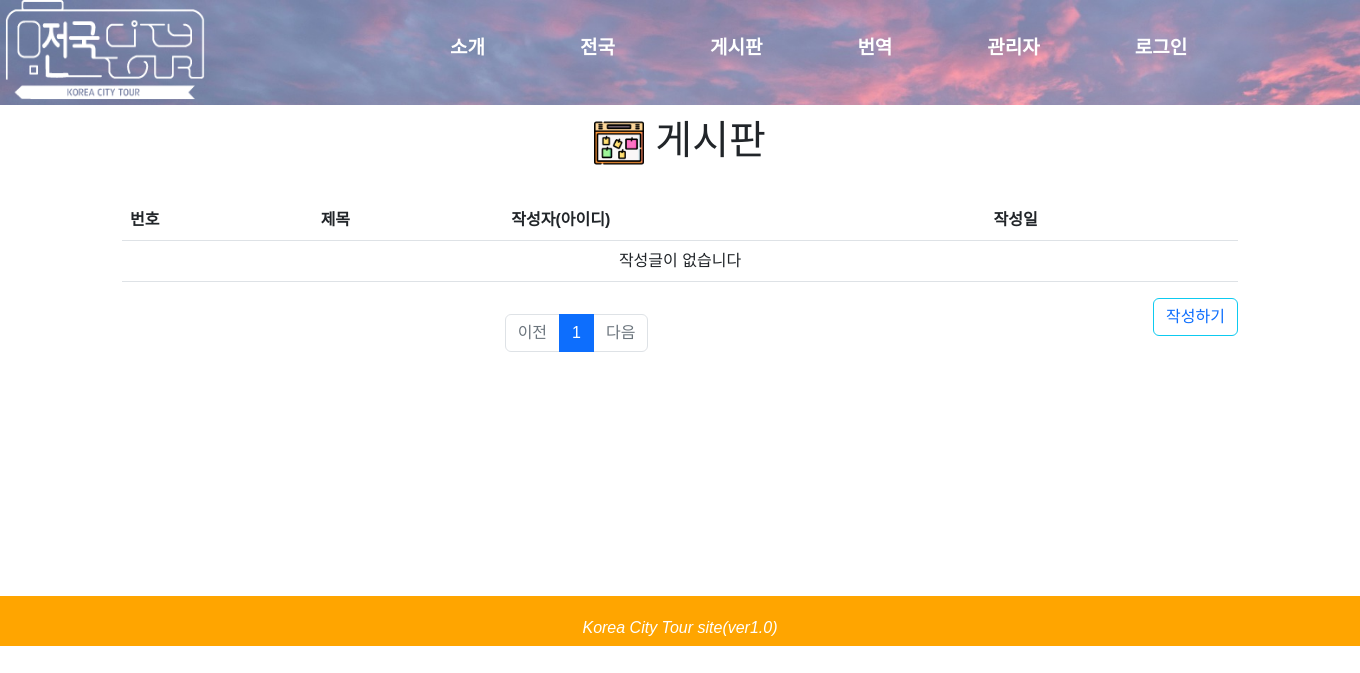
The page /board/board/ on the database as committed earlier.
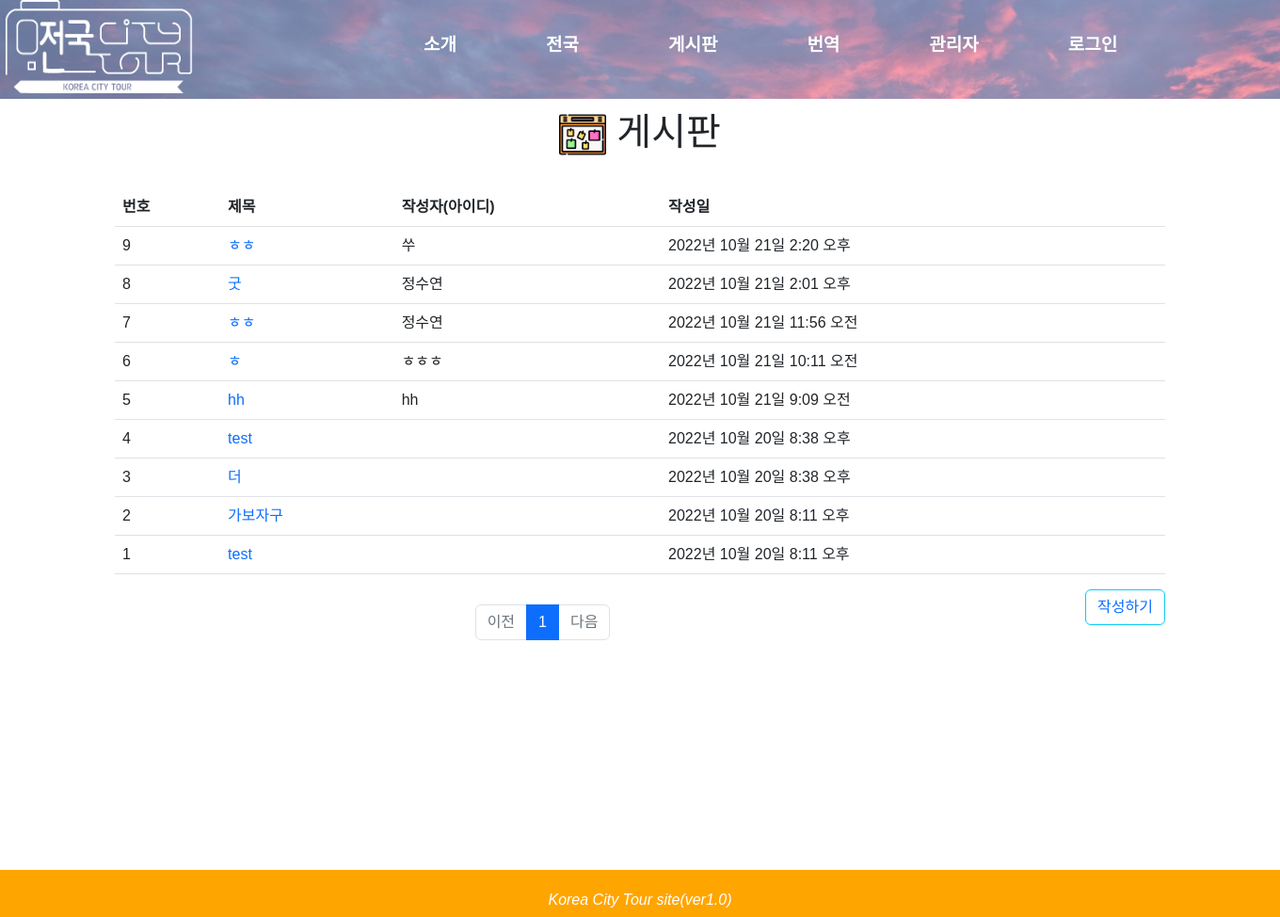
The same page on the database as committed later.
### board/models.py (models this page shows, shortened)
class Notice(models.Model):
    title = models.CharField(max_length=50)
    name = models.CharField(max_length=20)
    contents = models.TextField()
    time = models.DateTimeField(auto_now_add=True)

### board/views.py (the view)
# urls.py: path('board/', views.board),
def board(request):
    lists = Notice.objects.all() #모든 Board가져와 저장
    page = request.GET.get('page', '1')  # GET 방식으로 정보를 받아오는 데이터
    question_list = Notice.objects.order_by('-time') # time기준으로 역순
    paginator = Paginator(question_list, 10)  # Paginator(분할될 객체, 페이지 당 담길 객체수)
    page_obj = paginator.get_page(page)  # 페이지 번호를 받아 해당 페이지를 리턴 get_page 권장
    context = {
        'page_obj': page_obj,
    }
    return render(request, 'board.html', context)

### board/templatetags/notes_filter.py (called while the page is built)
@register.filter
def sub(value, arg):
    return value - arg

### board/templates/board.html (shortened to what this page needs)
{% extends "base.html" %}
{% load notes_filter %}
{% block head %}
    <link href="https://cdn.jsdelivr.net/npm/bootstrap@5.2.2/dist/css/bootstrap.min.css" rel="stylesheet">
{% endblock %}
{% block contents %}
    <div class="container my-3">
        <h1 style = "text-align:center"><img src = "/static/images/notice.png" width = 50px height = 50px> 게시판</h1><br>
        <table class="table">
              <thead>
                  <th scope="col">번호</th>
                  <th scope="col">제목</th>
                  <th scope="col">작성자(아이디)</th>
                  <th scope="col">작성일</th>
              </thead>
              <tbody>
              {% if page_obj %}
              {% for list in page_obj %}
              <tr>
                  <td>
                    {{ page_obj.paginator.count|sub:page_obj.start_index|sub:forloop.counter0|add:1 }}
                  </td>
                  <td>
                        {% if user.id %}
                            <a href ="{{list.pk}}/">{{ list.title }}</a>
                        {% else %}
                            <a href="{% url 'common:login' %}">{{ list.title }}</a>
                        {% endif %}
                  </td>
                  <td>{{ list.name }}</td>
                  <td>{{ list.time }}</td>
              </tr>
              {% endfor %}
              {% else %}
              <tr>
                  <td colspan="4" style="text-align: center">작성글이 없습니다</td>
              </tr>
              {% endif %}
              </tbody>
        </table>
        {% if user.id %}
            <button type="button" class="btn btn-outline-info" style="float: right"><a href="writing/">작성하기</a></button>
        {% else %}
            <button type="button" class="btn btn-outline-info" style="float: right"><a href="{% url 'common:login' %}">작성하기</a></button>
        {% endif %}
    </div>
    <div id="paging">
        <ul class="pagination justify-content-center" style="margin-top: 2rem;">
            {% if page_obj.has_previous %}
            <li class="page-item">
                <a class="page-link" href="?page={{ page_obj.previous_page_number }}">이전</a>
            </li>
            {% else %}
            <li class="page-item disabled">
                <a class="page-link" tabindex="-1" aria-disabled="true" href="#">이전</a>
            </li>
            {% endif %}
            {% for page_number in page_obj.paginator.page_range %}
            {% if page_number >= page_obj.number|add:-3 and page_number <= page_obj.number|add:3 %}
            {% if page_number == page_obj.number %}
            <li class="page-item active" aria-current="page">
                <a class="page-link" href="?page={{ page_number }}">{{ page_number }}</a>
            </li>
            {% else %}
            <li class="page-item">
                <a class="page-link" href="?page={{ page_number }}">{{ page_number }}</a>
            </li>
            {% endif %}
            {% endif %}
            {% endfor %}
            {% if page_obj.has_next %}
            <li class="page-item">
                <a class="page-link" href="?page={{ page_obj.next_page_number }}">다음</a>
            </li>
            {% else %}
            <li class="page-item disabled">
                <a class="page-link" tabindex="-1" aria-disabled="true" href="#">다음</a>
            </li>
            {% endif %}
        </ul>
        <br>
    </div>
    <div id = 'wrapper'>
    </div>
    <footer>
        <p><em>Korea City Tour site(ver1.0)</em></p>
    </footer>
{% endblock %}

Rows that differ between the two databases and show on the page:
added Notice: paginator.count|sub "9", title "ㅎㅎ", name "쑤", time "2022년 10월 21일 2:20 오후"
added Notice: paginator.count|sub "8", title "굿", name "정수연", time "2022년 10월 21일 2:01 오후"
added Notice: paginator.count|sub "7", title "ㅎㅎ", name "정수연", time "2022년 10월 21일 11:56 오전"
added Notice: paginator.count|sub "6", title "ㅎ", name "ㅎㅎㅎ", time "2022년 10월 21일 10:11 오전"
added Notice: paginator.count|sub "5", title "hh", name "hh", time "2022년 10월 21일 9:09 오전"
added Notice: paginator.count|sub "4", title "test", time "2022년 10월 20일 8:38 오후"
added Notice: paginator.count|sub "3", title "더", time "2022년 10월 20일 8:38 오후"
added Notice: paginator.count|sub "2", title "가보자구", time "2022년 10월 20일 8:11 오후"
added Notice: paginator.count|sub "1", title "test", time "2022년 10월 20일 8:11 오후"
Other text that changed with them:
text no longer shown: "작성글이 없습니다"
